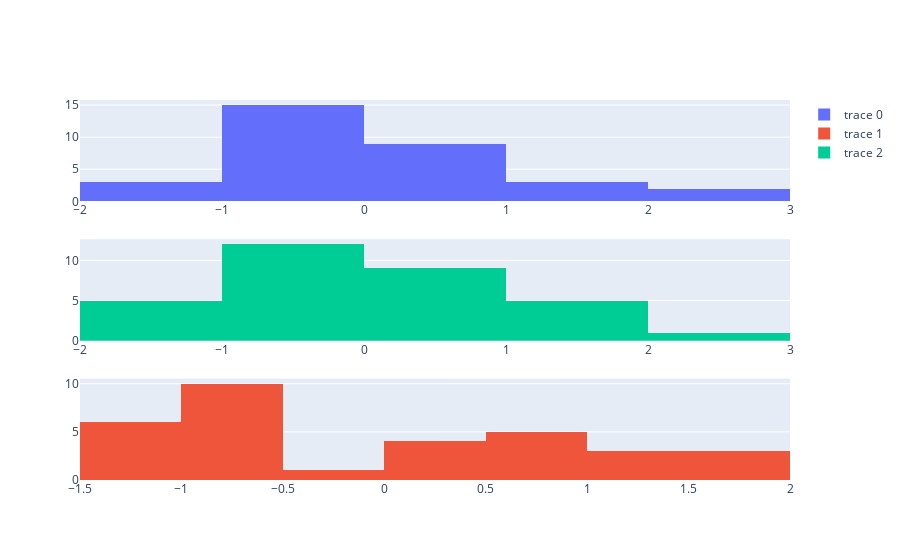

Notebook source saved alongside this figure:
### Code cell
fig = make_subplots(rows=3, cols=1)
fig.add_trace(go.Histogram(x=cars_std_df['mpg'], ), row=1, col=1)
fig.add_trace(go.Histogram(x=cars_std_df['disp']), row=3, col=1)
fig.add_trace(go.Histogram(x=cars_std_df['hp']), row=2, col=1)
fig.show()

### Figure 1 — Plotly figure (JSON) as saved in the notebook; plotly's stock layout.template omitted (floating-point values rounded to 4 significant figures)
{"data": [{"type": "histogram", "x": [0.1533, 0.1533, 0.4567, 0.2207, -0.2344, -0.3356, -0.9762, 0.7265, 0.4567, -0.1501, -0.3861, -0.6222, -0.4704, -0.8244, -1.634, -1.634, -0.9087, 2.075, 1.738, 2.328, 0.2376, -0.7739, -0.8244, -1.145, -0.1501, 1.215, 0.9962, 1.738, -0.7233, -0.06585, -0.8582, 0.2207], "xaxis": "x", "yaxis": "y"}, {"type": "histogram", "x": [-0.5798, -0.5798, -1.006, 0.2236, 1.06, -0.04691, 1.06, -0.6888, -0.7371, -0.5174, -0.5174, 0.3695, 0.3695, 0.3695, 1.978, 1.88, 1.716, -1.246, -1.271, -1.309, -0.9068, 0.7155, 0.6007, 0.9778, 1.388, -1.244, -0.9052, -1.112, 0.986, -0.7027, 0.5761, -0.8995], "xaxis": "x3", "yaxis": "y3"}, {"type": "histogram", "x": [-0.5437, -0.5437, -0.7956, -0.5437, 0.4195, -0.6177, 1.457, -1.255, -0.7659, -0.351, -0.351, 0.4936, 0.4936, 0.4936, 0.8641, 1.012, 1.235, -1.196, -1.403, -1.21, -0.7363, 0.04909, 0.04909, 1.457, 0.4195, -1.196, -0.8252, -0.4992, 1.738, 0.4195, 2.791, -0.5585], "xaxis": "x2", "yaxis": "y2"}], "layout": {"xaxis": {"anchor": "y", "domain": [0, 1]}, "xaxis2": {"anchor": "y2", "domain": [0, 1]}, "xaxis3": {"anchor": "y3", "domain": [0, 1]}, "yaxis": {"anchor": "x", "domain": [0.7333, 1]}, "yaxis2": {"anchor": "x2", "domain": [0.3667, 0.6333]}, "yaxis3": {"anchor": "x3", "domain": [0, 0.2667]}}}
